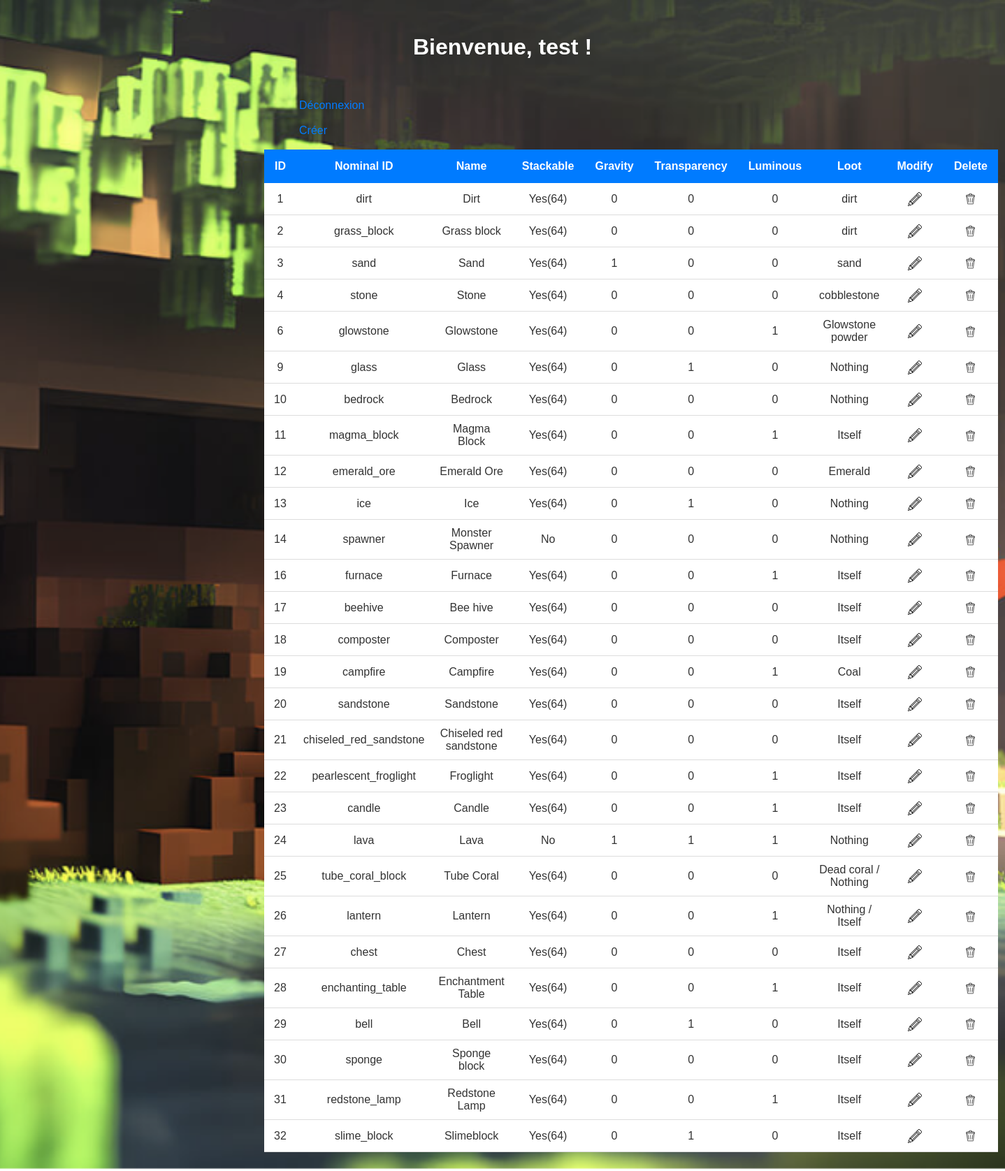
/welcome.php (signed in), run on the app's committed database.
### tables this page shows
CREATE TABLE `block` (
  `id` int(11) NOT NULL,
  `nominal_id` varchar(50) NOT NULL,
  `name` varchar(50) NOT NULL,
  `stackable` varchar(20) NOT NULL,
  `gravity` tinyint(1) DEFAULT NULL,
  `transparency` tinyint(1) DEFAULT NULL,
  `luminous` tinyint(1) DEFAULT NULL,
  `loot` varchar(50) NOT NULL
);

### welcome.php (the view, shortened to what this page needs)
<!DOCTYPE html>
<html lang="fr">
<head>
    <link rel="stylesheet" href="assets/styles2.css">
</head>
<body>
<div class="container">
    <h1>Bienvenue, <?php echo $_SESSION['login']; ?> !</h1>
    <br/>
    <br/>
</div>
    <div class="logout">
        <a href="logout.php">Déconnexion</a>
    </div>
    <br/>
<div class="add">
    <a href="add.php">Créer</a>
    <br/>
</div>
<br/>
<?php
    $conn = connect();
    $req= "SELECT * FROM block";
    $stmt = $conn->prepare($req);
    $stmt->execute();
    $result = $stmt->fetchAll(PDO::FETCH_ASSOC);
?>
<table class="table">
    <thead>
        <tr>
            <th>ID</th>
            <th>Nominal ID</th>
            <th>Name</th>
            <th>Stackable</th>
            <th>Gravity</th>
            <th>Transparency</th>
            <th>Luminous</th>
            <th>Loot</th>
            <th>Modify</th>
            <th>Delete</th>
        </tr>
    </thead>
    <tbody>
    <?php foreach($result as $row): ?>
        <tr>
            <?php foreach($row as $value): ?>
                <td><?php echo $value?></td>
            <?php endforeach; ?>
            <td>
                <a href="modif.php?id=<?php echo $row['id']; ?>">
                    <img class='modif' src='assets/modif.png' style='width:20px;height:20px'>
                </a>
            </td>
            <td>
                <a href="delete.php?id=<?php echo $row['id']; ?>" onclick="return confirm('Êtes-vous sûr de vouloir supprimer ce block ?')">
                    <img class='supp' src='assets/supprimer.png' style='width:25px;height:25px'>
                </a>
            </td>
        </tr>
    <?php endforeach; ?>
    </tbody>
</table>
</body>
</html>

### assets/styles2.css (style rules this page uses)
body { background-image :url("background.png"); background-repeat:no-repeat; background-position:center; background-size:cover; background-attachment: fixed; font-family: Arial, sans-serif; background-color: #f2f2f2; color: #333; padding: 20px; }
h1 { text-align: center; margin-bottom: 20px; color: white; }
.logout { margin-left:400px; }
.add { margin-left:400px; }
a { color: #007bff; text-decoration: none; }
.table { width: 50%; margin-left:350px; border-collapse: collapse; }
.table th { background-color: #007bff; color: #fff; text-align: center; padding: 15px; }
.table td { padding: 10px; text-align: center; border-bottom: 1px solid #ddd; background-color: white; }
.table td a { text-decoration: none; }
.table td img { vertical-align: middle; }

### data on the page
block: id "1", value "dirt", name "Dirt", stackable "Yes(64)", value "0"
block: id "2", nominal "grass_block", name "Grass block", stackable "Yes(64)", value "0", loot "dirt"
block: id "3", value "sand", name "Sand", stackable "Yes(64)", gravity "1", value "0"
block: id "4", nominal "stone", name "Stone", stackable "Yes(64)", value "0", loot "cobblestone"
block: id "6", nominal "glowstone", name "Glowstone", stackable "Yes(64)", value "0", luminous "1", loot "Glowstone powder"
block: id "9", nominal "glass", name "Glass", stackable "Yes(64)", value "0", transparency "1", loot "Nothing"
block: id "10", nominal "bedrock", name "Bedrock", stackable "Yes(64)", value "0", loot "Nothing"
block: id "11", nominal "magma_block", name "Magma Block", stackable "Yes(64)", value "0", luminous "1", loot "Itself"
block: id "12", nominal "emerald_ore", name "Emerald Ore", stackable "Yes(64)", value "0", loot "Emerald"
block: id "13", nominal "ice", name "Ice", stackable "Yes(64)", value "0", transparency "1", loot "Nothing"
block: id "14", nominal "spawner", name "Monster Spawner", stackable "No", value "0", loot "Nothing"
block: id "16", nominal "furnace", name "Furnace", stackable "Yes(64)", value "0", luminous "1", loot "Itself"
block: id "17", nominal "beehive", name "Bee hive", stackable "Yes(64)", value "0", loot "Itself"
block: id "18", nominal "composter", name "Composter", stackable "Yes(64)", value "0", loot "Itself"
block: id "19", nominal "campfire", name "Campfire", stackable "Yes(64)", value "0", luminous "1", loot "Coal"
block: id "20", nominal "sandstone", name "Sandstone", stackable "Yes(64)", value "0", loot "Itself"
block: id "21", nominal "chiseled_red_sandstone", name "Chiseled red sandstone", stackable "Yes(64)", value "0", loot "Itself"
block: id "22", nominal "pearlescent_froglight", name "Froglight", stackable "Yes(64)", value "0", luminous "1", loot "Itself"
block: id "23", nominal "candle", name "Candle", stackable "Yes(64)", value "0", luminous "1", loot "Itself"
block: id "24", nominal "lava", name "Lava", stackable "No", value "1", loot "Nothing"
block: id "25", nominal "tube_coral_block", name "Tube Coral", stackable "Yes(64)", value "0", loot "Dead coral / Nothing"
block: id "26", nominal "lantern", name "Lantern", stackable "Yes(64)", value "0", luminous "1", loot "Nothing / Itself"
block: id "27", nominal "chest", name "Chest", stackable "Yes(64)", value "0", loot "Itself"
block: id "28", nominal "enchanting_table", name "Enchantment Table", stackable "Yes(64)", value "0", luminous "1", loot "Itself"
block: id "29", nominal "bell", name "Bell", stackable "Yes(64)", value "0", transparency "1", loot "Itself"
block: id "30", nominal "sponge", name "Sponge block", stackable "Yes(64)", value "0", loot "Itself"
block: id "31", nominal "redstone_lamp", name "Redstone Lamp", stackable "Yes(64)", value "0", luminous "1", loot "Itself"
block: id "32", nominal "slime_block", name "Slimeblock", stackable "Yes(64)", value "0", transparency "1", loot "Itself"

### other printed values
$_SESSION['login'] "test"
